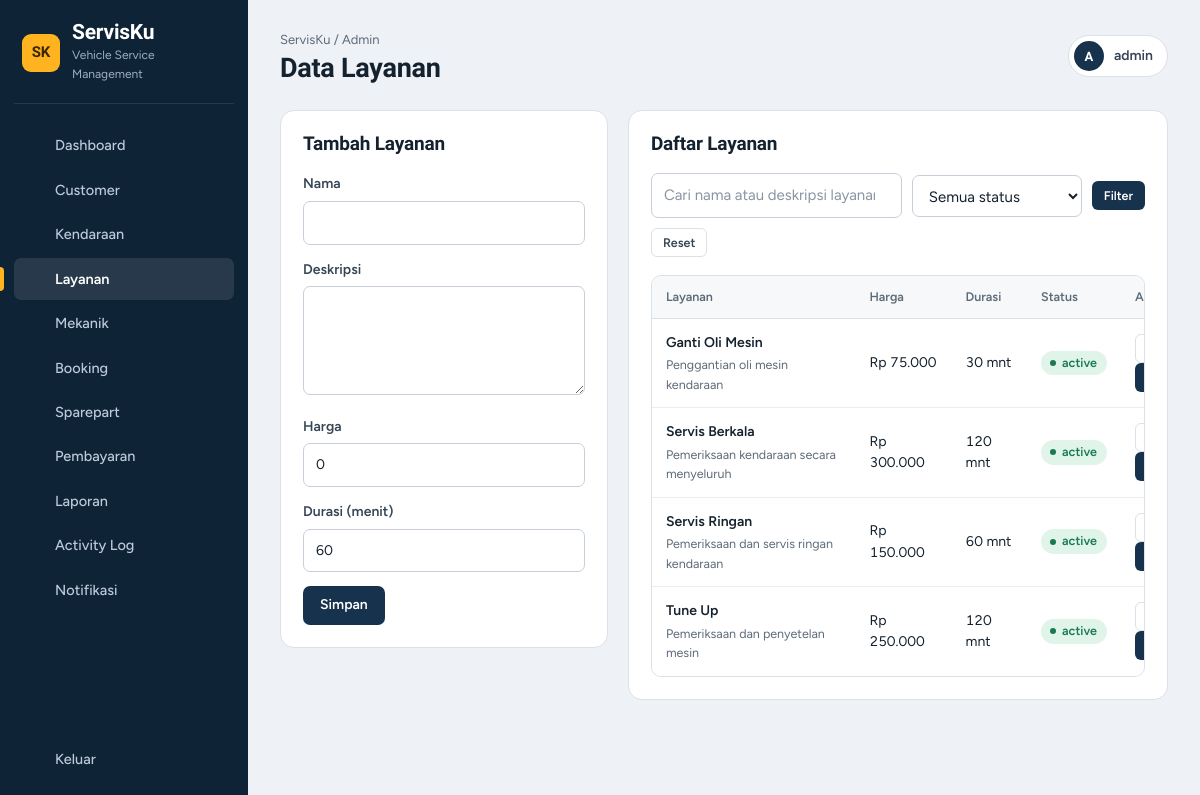
Screenshot of /admin/services.php (signed in) with the database file from the repository.
### tables this page shows
CREATE TABLE services (
    id INT UNSIGNED AUTO_INCREMENT PRIMARY KEY,
    name VARCHAR(100) NOT NULL,
    description TEXT NULL,
    price DECIMAL(12,2) NOT NULL DEFAULT 0,
    duration INT UNSIGNED NOT NULL DEFAULT 60 COMMENT 'Duration in minutes',
    status ENUM('active', 'inactive') NOT NULL DEFAULT 'active',
    created_at TIMESTAMP NOT NULL DEFAULT CURRENT_TIMESTAMP,
    INDEX idx_services_status (status)
);

### admin/services.php (the view, shortened to what this page needs)
<?php
require_once '../includes/role.php'; requireRole('admin'); require_once '../config/database.php'; require_once '../includes/csrf.php';
$q=trim($_GET['q']??''); $filterStatus=$_GET['status']??'';
$sql="SELECT * FROM services WHERE 1=1"; $params=[]; if($q!==''){ $sql.=" AND (name LIKE ? OR description LIKE ?)"; $like="%$q%"; $params=[$like,$like]; } if(in_array($filterStatus,['active','inactive'],true)){ $sql.=" AND status=?"; $params[]=$filterStatus; } $sql.=" ORDER BY status DESC,name"; $stmt=$pdo->prepare($sql); $stmt->execute($params); $services=$stmt->fetchAll();
$pageTitle='Data Layanan'; require '../includes/admin_header.php';
?>
<div class="two-column"><section class="panel"><div class="panel-heading"><h2><?= isset($_GET['edit'])?'Edit':'Tambah' ?> Layanan</h2></div>
<?php $edit=null;if(isset($_GET['edit'])){foreach($services as $x){if($x['id']==(int)$_GET['edit']){$edit=$x;break;}}} ?>
<form method="post" class="compact-form"><label>Nama<input name="name" value="<?= htmlspecialchars($edit['name']??'') ?>" required></label><label>Deskripsi<textarea name="description" rows="4"></textarea></label><label>Harga<input type="number" min="0" step="0.01" name="price" value="<?= htmlspecialchars($edit['price']??'0') ?>" required></label><label>Durasi (menit)<input type="number" min="1" name="duration" value="<?= htmlspecialchars($edit['duration']??'60') ?>" required></label><button type="submit">Simpan</button></form></section>
<section class="panel"><div class="panel-heading"><h2>Daftar Layanan</h2></div><form method="get" class="admin-filter-form"><input type="search" name="q" value="<?= htmlspecialchars($q) ?>" placeholder="Cari nama atau deskripsi layanan..."><select name="status"><option value="">Semua status</option><option value="active" <?= $filterStatus==='active'?'selected':'' ?>>Active</option><option value="inactive" <?= $filterStatus==='inactive'?'selected':'' ?>>Inactive</option></select><button class="small" type="submit">Filter</button><a class="button small secondary" href="services.php">Reset</a></form><div class="table-wrap"><table class="data-table"><thead><tr><th>Layanan</th><th>Harga</th><th>Durasi</th><th>Status</th><th>Aksi</th></tr></thead><tbody><?php foreach($services as $s): ?><tr><td><strong><?= htmlspecialchars($s['name']) ?></strong><small><?= htmlspecialchars($s['description']??'') ?></small></td><td>Rp <?= number_format($s['price'],0,',','.') ?></td><td><?= $s['duration'] ?> mnt</td><td><span class="badge badge-<?= $s['status'] ?>"><?= $s['status'] ?></span></td><td><a class="button small secondary" href="services.php?edit=<?= $s['id'] ?>">Edit</a><form method="post" class="inline-form"><input type="hidden" name="csrf_token" value="<?=htmlspecialchars(csrf_token())?>"><input type="hidden" name="action" value="toggle"><input type="hidden" name="id" value="<?= $s['id'] ?>"><button class="small" type="submit"><?= $s['status']==='active'?'Nonaktifkan':'Aktifkan' ?></button></form></td></tr><?php endforeach; ?></tbody></table></div></section></div>
<?php require '../includes/admin_footer.php'; ?>

### includes/admin_header.php (shortened to what this page needs)
<?php
require_once __DIR__ . '/icons.php';
$current = basename($_SERVER['PHP_SELF']);
?>
<!DOCTYPE html>
<html lang="id">
<head>
<link rel="stylesheet" href="../assets/css/style.css?v=37">
</head>
<body class="workspace-admin">
<div class="app-shell">
<?php render_shell([
    'subtitle' => 'Vehicle Service Management', 'crumb' => 'ServisKu / Admin', 'fallback' => 'Admin',
    'nav' => [
        ['dashboard.php', 'Dashboard', 'dashboard'],
        ['customers.php', 'Customer', 'users'],
        ['vehicles.php', 'Kendaraan', 'car'],
        ['services.php', 'Layanan', 'tool'],
        ['mechanics.php', 'Mekanik', 'wrench'],
        ['bookings.php', 'Booking', 'calendar'],
        ['spareparts.php', 'Sparepart', 'box'],
        ['payments.php', 'Pembayaran', 'wallet'],
        ['reports.php', 'Laporan', 'chart'],
        ['activity.php', 'Activity Log', 'log'],
        ['notifications.php', 'Notifikasi', 'bell'],
    ],
], $current, $pageTitle, $pdo ?? null); ?>

### includes/icons.php
<?php
function nav_icon(string $name): string
{
    $paths = [
        'dashboard' => '<rect x="3" y="3" width="7" height="9" rx="1.5"/><rect x="14" y="3" width="7" height="5" rx="1.5"/><rect x="14" y="12" width="7" height="9" rx="1.5"/><rect x="3" y="16" width="7" height="5" rx="1.5"/>',
        'user'      => '<circle cx="12" cy="8" r="4"/><path d="M4 21c0-4 3.6-7 8-7s8 3 8 7"/>',
        'car'       => '<path d="M5 17h14M3 13l2-6a2 2 0 0 1 1.9-1.4h10.2A2 2 0 0 1 19 7l2 6v4a1 1 0 0 1-1 1h-1.5a1 1 0 0 1-1-1v-1h-11v1a1 1 0 0 1-1 1H4a1 1 0 0 1-1-1z"/><circle cx="7.5" cy="14" r=".8"/><circle cx="16.5" cy="14" r=".8"/>',
        'calendar'  => '<rect x="3" y="5" width="18" height="16" rx="2"/><path d="M3 10h18M8 3v4M16 3v4"/>',
        'history'   => '<path d="M3 12a9 9 0 1 0 3-6.7L3 8"/><path d="M3 3v5h5M12 7v5l3 2"/>',
        'bell'      => '<path d="M6 9a6 6 0 0 1 12 0c0 6 2 7 2 7H4s2-1 2-7"/><path d="M10 20a2 2 0 0 0 4 0"/>',
        'users'     => '<circle cx="9" cy="8" r="3.5"/><path d="M2 21c0-3.6 3-6 7-6s7 2.4 7 6"/><path d="M16 4.5a3.5 3.5 0 0 1 0 7M22 21c0-2.8-1.7-4.8-4-5.6"/>',
        'wrench'    => '<path d="M14.7 6.3a4 4 0 0 0-5.4 5.1L3 17.7 6.3 21l6.3-6.3a4 4 0 0 0 5.1-5.4l-2.6 2.6-2.4-.6-.6-2.4z"/>',
        'tool'      => '<path d="M12 3v3M12 18v3M3 12h3M18 12h3M5.6 5.6l2.1 2.1M16.3 16.3l2.1 2.1M5.6 18.4l2.1-2.1M16.3 7.7l2.1-2.1"/><circle cx="12" cy="12" r="3"/>',
        'box'       => '<path d="M21 8 12 3 3 8v8l9 5 9-5z"/><path d="M3 8l9 5 9-5M12 13v8"/>',
        'wallet'    => '<rect x="3" y="6" width="18" height="14" rx="2"/><path d="M3 10h18M16 15h2"/>',
        'chart'     => '<path d="M4 20V10M10 20V4M16 20v-7M22 20H2"/>',
        'log'       => '<path d="M8 6h13M8 12h13M8 18h13"/><circle cx="3.5" cy="6" r="1"/><circle cx="3.5" cy="12" r="1"/><circle cx="3.5" cy="18" r="1"/>',
        'logout'    => '<path d="M9 21H5a2 2 0 0 1-2-2V5a2 2 0 0 1 2-2h4M16 17l5-5-5-5M21 12H9"/>',
        'menu'      => '<path d="M4 7h16M4 12h16M4 17h16"/>',
    ];
    $p = $paths[$name] ?? $paths['dashboard'];
    return '<svg class="nav-icon" viewBox="0 0 24 24" width="18" height="18" fill="none" stroke="currentColor" stroke-width="1.7" stroke-linecap="round" stroke-linejoin="round" aria-hidden="true">' . $p . '</svg>';
}
function render_shell(array $cfg, string $current, string $pageTitle, $pdo = null): void
{
    $nc = (function_exists('notification_unread_count') && $pdo) ? notification_unread_count($pdo) : 0;
    $name = (string)($_SESSION['user_name'] ?? $cfg['fallback']);
    $initial = strtoupper(function_exists('mb_substr') ? mb_substr($name, 0, 1) : substr($name, 0, 1));
    echo '<aside class="sidebar" id="sidebar"><div class="brand"><span class="brand-mark">SK</span><div><strong>ServisKu</strong><span>' . htmlspecialchars($cfg['subtitle']) . '</span></div></div><nav aria-label="Menu utama">';
    foreach ($cfg['nav'] as [$file, $label, $icon]) {
        $active = $current === $file ? ' active' : '';
        $badge = ($file === 'notifications.php' && $nc) ? ' <span class="nav-notification-badge">' . htmlspecialchars((string)$nc) . '</span>' : '';
        echo '<a class="' . trim($active) . '" href="' . $file . '"' . ($active ? ' aria-current="page"' : '') . '>' . nav_icon($icon) . '<span>' . $label . '</span>' . $badge . '</a>';
    }
    echo '</nav><a class="logout-link" href="../auth/logout.php">' . nav_icon('logout') . '<span>Keluar</span></a></aside>';
    echo '<main class="main-content"><div class="topbar"><div class="topbar-left"><button type="button" class="icon-button mobile-toggle" data-sidebar-toggle aria-label="Buka menu" aria-controls="sidebar">' . nav_icon('menu') . '</button><div><span class="muted">' . htmlspecialchars($cfg['crumb']) . '</span><h1>' . htmlspecialchars($pageTitle) . '</h1></div></div><div class="user-chip"><span class="avatar">' . htmlspecialchars($initial) . '</span><span class="user-name">' . htmlspecialchars($name) . '</span></div></div>';
}

### includes/admin_footer.php
</main></div></body></html>

### rows the page displays
services: name "Ganti Oli Mesin", description "Penggantian oli mesin kendaraan", price "75.000", duration "30", status "active"
services: name "Servis Berkala", description "Pemeriksaan kendaraan secara menyeluruh", price "300.000", duration "120", status "active"
services: name "Servis Ringan", description "Pemeriksaan dan servis ringan kendaraan", price "150.000", duration "60", status "active"
services: name "Tune Up", description "Pemeriksaan dan penyetelan mesin", price "250.000", duration "120", status "active"

### other values shown
$cfg['subtitle'] "Vehicle Service Management"
$label "Dashboard"
$label "Customer"
$label "Kendaraan"
$label "Layanan"
$label "Mekanik"
$label "Booking"
$label "Sparepart"
$label "Pembayaran"
$label "Laporan"
$label "Activity Log"
$label "Notifikasi"
$cfg['crumb'] "ServisKu / Admin"
$pageTitle "Data Layanan"
$initial "A"
